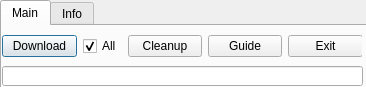
<?xml version="1.0" encoding="UTF-8"?>
<ui version="4.0">
 <class>Dialog</class>
 <widget class="QDialog" name="Dialog">
  <property name="enabled">
   <bool>true</bool>
  </property>
  <property name="geometry">
   <rect>
    <x>0</x>
    <y>0</y>
    <width>366</width>
    <height>87</height>
   </rect>
  </property>
  <property name="minimumSize">
   <size>
    <width>366</width>
    <height>87</height>
   </size>
  </property>
  <property name="maximumSize">
   <size>
    <width>366</width>
    <height>87</height>
   </size>
  </property>
  <property name="contextMenuPolicy">
   <enum>Qt::DefaultContextMenu</enum>
  </property>
  <property name="windowTitle">
   <string>PlaiScript</string>
  </property>
  <property name="windowIcon">
   <iconset>
    <normaloff>Fox.ico</normaloff>Fox.ico</iconset>
  </property>
  <property name="toolTip">
   <string/>
  </property>
  <property name="whatsThis">
   <string/>
  </property>
  <property name="accessibleName">
   <string/>
  </property>
  <property name="accessibleDescription">
   <string/>
  </property>
  <property name="autoFillBackground">
   <bool>false</bool>
  </property>
  <widget class="QTabWidget" name="tabVersion">
   <property name="geometry">
    <rect>
     <x>0</x>
     <y>0</y>
     <width>371</width>
     <height>241</height>
    </rect>
   </property>
   <property name="focusPolicy">
    <enum>Qt::TabFocus</enum>
   </property>
   <property name="currentIndex">
    <number>0</number>
   </property>
   <widget class="QWidget" name="tab">
    <attribute name="title">
     <string>Main</string>
    </attribute>
    <widget class="QWidget" name="layoutWidget">
     <property name="geometry">
      <rect>
       <x>0</x>
       <y>0</y>
       <width>360</width>
       <height>41</height>
      </rect>
     </property>
     <layout class="QHBoxLayout" name="horizontalLayout">
      <item>
       <widget class="QPushButton" name="btnDownload">
        <property name="text">
         <string>Download</string>
        </property>
        <property name="checkable">
         <bool>false</bool>
        </property>
        <property name="checked">
         <bool>false</bool>
        </property>
       </widget>
      </item>
      <item>
       <widget class="QCheckBox" name="chkAll">
        <property name="text">
         <string>All</string>
        </property>
        <property name="checked">
         <bool>true</bool>
        </property>
       </widget>
      </item>
      <item>
       <widget class="QPushButton" name="btnCleanup">
        <property name="enabled">
         <bool>true</bool>
        </property>
        <property name="text">
         <string>Cleanup</string>
        </property>
       </widget>
      </item>
      <item>
       <widget class="QPushButton" name="btnGuide">
        <property name="text">
         <string>Guide</string>
        </property>
       </widget>
      </item>
      <item>
       <widget class="QPushButton" name="btnExit">
        <property name="text">
         <string>Exit</string>
        </property>
       </widget>
      </item>
     </layout>
    </widget>
    <widget class="QLineEdit" name="txtUpdateCheck">
     <property name="geometry">
      <rect>
       <x>0</x>
       <y>40</y>
       <width>361</width>
       <height>20</height>
      </rect>
     </property>
     <property name="readOnly">
      <bool>true</bool>
     </property>
    </widget>
   </widget>
   <widget class="QWidget" name="tab_2">
    <attribute name="title">
     <string>Info</string>
    </attribute>
    <widget class="QWidget" name="gridLayoutWidget">
     <property name="geometry">
      <rect>
       <x>0</x>
       <y>0</y>
       <width>361</width>
       <height>61</height>
      </rect>
     </property>
     <layout class="QGridLayout" name="gridLayout">
      <item row="0" column="0">
       <widget class="QTextBrowser" name="textBrowser">
        <property name="verticalScrollBarPolicy">
         <enum>Qt::ScrollBarAlwaysOff</enum>
        </property>
        <property name="horizontalScrollBarPolicy">
         <enum>Qt::ScrollBarAlwaysOff</enum>
        </property>
        <property name="html">
         <string>&lt;!DOCTYPE HTML PUBLIC &quot;-//W3C//DTD HTML 4.0//EN&quot; &quot;http://www.w3.org/TR/REC-html40/strict.dtd&quot;&gt;
&lt;html&gt;&lt;head&gt;&lt;meta name=&quot;qrichtext&quot; content=&quot;1&quot; /&gt;&lt;style type=&quot;text/css&quot;&gt;
p, li { white-space: pre-wrap; }
&lt;/style&gt;&lt;/head&gt;&lt;body style=&quot; font-family:'MS Shell Dlg 2'; font-size:8.25pt; font-weight:400; font-style:normal;&quot;&gt;
&lt;p align=&quot;center&quot; style=&quot; margin-top:0px; margin-bottom:0px; margin-left:0px; margin-right:0px; -qt-block-indent:0; text-indent:0px;&quot;&gt;&lt;span style=&quot; font-size:8pt;&quot;&gt;Created by RedSoloFox&lt;/span&gt;&lt;/p&gt;
&lt;p align=&quot;center&quot; style=&quot; margin-top:0px; margin-bottom:0px; margin-left:0px; margin-right:0px; -qt-block-indent:0; text-indent:0px;&quot;&gt;&lt;a href=&quot;http://github.com/RedSoloFox/PlaiScript&quot;&gt;&lt;span style=&quot; font-size:7pt; text-decoration: underline; color:#0000ff;&quot;&gt;http://github.com/RedSoloFox/PlaiScript&lt;/span&gt;&lt;/a&gt;&lt;/p&gt;&lt;/body&gt;&lt;/html&gt;</string>
        </property>
        <property name="openExternalLinks">
         <bool>true</bool>
        </property>
        <property name="openLinks">
         <bool>false</bool>
        </property>
       </widget>
      </item>
      <item row="0" column="1">
       <layout class="QVBoxLayout" name="verticalLayout">
        <item>
         <widget class="QTextEdit" name="txtVersionName">
          <property name="verticalScrollBarPolicy">
           <enum>Qt::ScrollBarAlwaysOff</enum>
          </property>
          <property name="horizontalScrollBarPolicy">
           <enum>Qt::ScrollBarAlwaysOff</enum>
          </property>
          <property name="undoRedoEnabled">
           <bool>true</bool>
          </property>
          <property name="readOnly">
           <bool>true</bool>
          </property>
         </widget>
        </item>
        <item>
         <widget class="QTextEdit" name="txtVersionNumber">
          <property name="verticalScrollBarPolicy">
           <enum>Qt::ScrollBarAlwaysOff</enum>
          </property>
          <property name="horizontalScrollBarPolicy">
           <enum>Qt::ScrollBarAlwaysOff</enum>
          </property>
          <property name="readOnly">
           <bool>true</bool>
          </property>
         </widget>
        </item>
       </layout>
      </item>
     </layout>
    </widget>
   </widget>
  </widget>
 </widget>
 <resources/>
 <connections/>
</ui>
